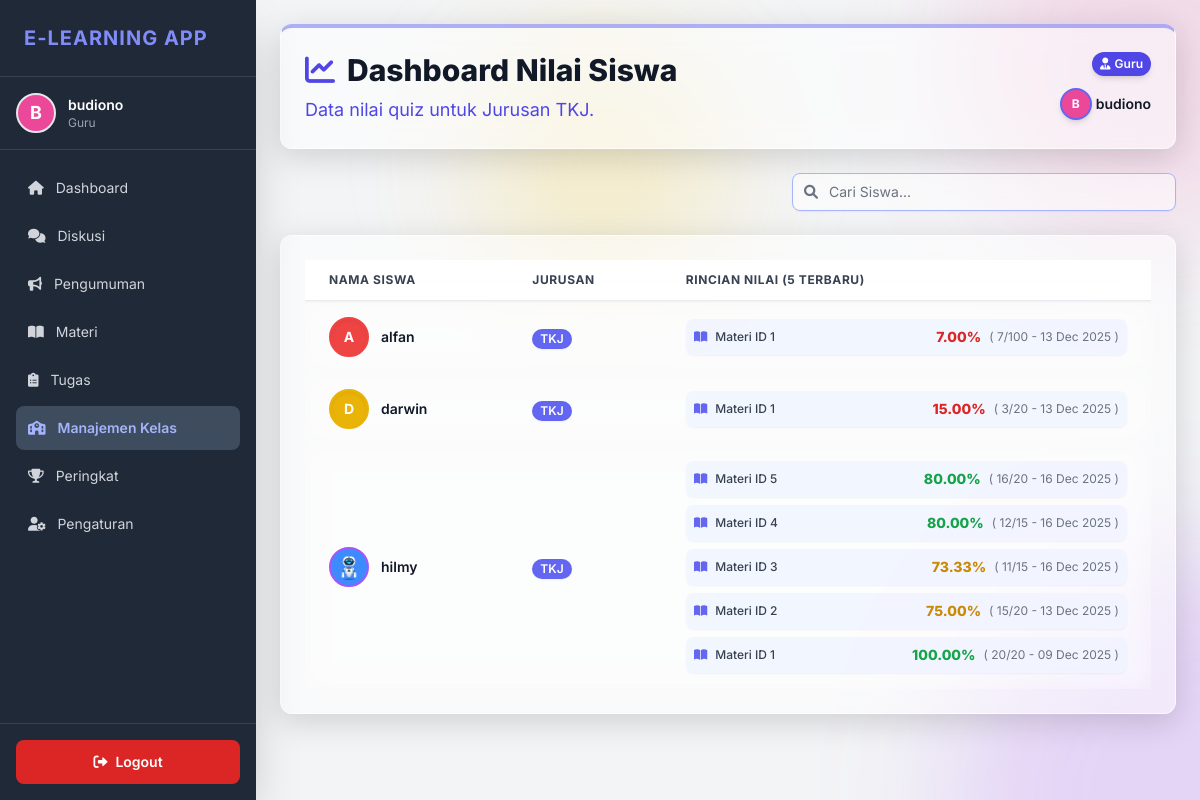
/elearning/public/manajemen_kelas.php (signed in), run on the app's committed database.
### tables this page shows
CREATE TABLE `users` (
  `id` int(11) NOT NULL,
  `nama` varchar(100) NOT NULL,
  `jurusan` enum('RPL','TKJ','Akuntansi','Multimedia','Pemasaran','N/A') NOT NULL,
  `email` varchar(100) NOT NULL,
  `password` varchar(255) NOT NULL,
  `role` enum('siswa','guru') NOT NULL,
  `foto_profil` varchar(255) DEFAULT NULL,
  `token` varchar(100) DEFAULT NULL,
  `is_verified` tinyint(1) DEFAULT 0,
  `created_at` timestamp NOT NULL DEFAULT current_timestamp(),
  `reset_token` varchar(255) DEFAULT NULL,
  `reset_expired` datetime DEFAULT NULL
);

CREATE TABLE `quiz_scores` (
  `id` int(11) NOT NULL,
  `user_id` int(11) NOT NULL,
  `materi_id` int(11) NOT NULL,
  `skor` int(11) NOT NULL,
  `total_soal` int(11) NOT NULL,
  `jurusan` enum('RPL','TKJ','Akuntansi','Multimedia','Pemasaran','N/A') NOT NULL,
  `nilai_persen` decimal(5,2) GENERATED ALWAYS AS (`skor` / `total_soal` * 100) STORED,
  `tanggal_mengerjakan` timestamp NOT NULL DEFAULT current_timestamp()
);

### elearning/public/manajemen_kelas.php (the view, shortened to what the rows shown need)
<?php
require_once __DIR__ . '/../config/db.php';
$user_id = $_SESSION['user_id'];
try {
    $stmt = $pdo->prepare("SELECT * FROM users WHERE id = :id LIMIT 1");
    $stmt->execute(['id' => $user_id]);
    $user = $stmt->fetch(PDO::FETCH_ASSOC);
    $nama      = htmlspecialchars($user['nama'] ?? 'Pengguna');
    $role      = htmlspecialchars($user['role'] ?? 'Tidak Diketahui');
    $jurusan   = htmlspecialchars($user['jurusan'] ?? 'Umum');
    $initial = strtoupper(substr($nama, 0, 1));
    $warna_map = [
        "bg-red-500" => "border-red-500", "bg-yellow-500" => "border-yellow-500",
        "bg-orange-500" => "border-orange-500", "bg-green-500" => "border-green-500",
        "bg-blue-500" => "border-blue-500", "bg-indigo-500" => "border-indigo-500",
        "bg-purple-500" => "border-purple-500", "bg-pink-500" => "border-pink-500"
    ];
    if (!isset($_SESSION['avatar_bg']) || !isset($_SESSION['avatar_border'])) {
        $bg_random = array_rand($warna_map);
    } else {
        $bg_random = $_SESSION['avatar_bg'];
        $border_random = $_SESSION['avatar_border'];
    }
    $foto = !empty($user['foto_profil']) ? "../" . htmlspecialchars($user['foto_profil']) : null;
    function generate_siswa_avatar_color($student_name) {
        $color_classes = ["bg-red-500", "bg-yellow-500", "bg-orange-500", "bg-green-500", "bg-blue-500", "bg-indigo-500", "bg-purple-500", "bg-pink-500"];
        $hash = crc32($student_name);
        $index = $hash % count($color_classes);
        $bg_class = $color_classes[$index];
        return ['bg' => $bg_class, 'border' => str_replace('bg-', 'border-', $bg_class)];
    }
    $jurusan_guru = $user['jurusan'] ?? 'N/A';
    $sql_scores = "SELECT u.nama AS nama_siswa, u.jurusan AS jurusan_siswa, u.foto_profil AS foto_profil_siswa, qs.materi_id, qs.skor, qs.total_soal, qs.nilai_persen, qs.tanggal_mengerjakan FROM quiz_scores qs JOIN users u ON qs.user_id = u.id WHERE qs.jurusan = :jurusan_guru AND u.role = 'siswa' ORDER BY u.nama ASC, qs.tanggal_mengerjakan DESC";
    $stmt_scores = $pdo->prepare($sql_scores);
    $stmt_scores->execute(['jurusan_guru' => $jurusan_guru]);
    $student_scores = $stmt_scores->fetchAll(PDO::FETCH_ASSOC);
    $grouped_scores = [];
    foreach ($student_scores as $score) {
        $siswa_key = $score['nama_siswa'];
        if (!isset($grouped_scores[$siswa_key])) {
            $grouped_scores[$siswa_key] = ['nama' => $score['nama_siswa'], 'jurusan' => $score['jurusan_siswa'], 'foto' => $score['foto_profil_siswa'], 'nilai' => []];
        }
        $grouped_scores[$siswa_key]['nilai'][] = ['materi_id' => $score['materi_id'], 'skor' => $score['skor'], 'total_soal' => $score['total_soal'], 'persen' => number_format($score['nilai_persen'], 2) . '%', 'tanggal' => date('d M Y', strtotime($score['tanggal_mengerjakan']))];
    }
} catch (PDOException $e) {
    $error_message = "Terjadi kesalahan saat memuat data nilai.";
}
?>
<!DOCTYPE html>
<html lang="id">
<head>
    <script src="https://cdn.tailwindcss.com"></script>
    <link href="https://cdnjs.cloudflare.com/ajax/libs/font-awesome/6.0.0-beta3/css/all.min.css" rel="stylesheet">
</head>
<body class="bg-gray-100 min-h-screen font-sans">
    <div class="flex min-h-screen w-full">
        <?php require_once __DIR__ . '/../private/sidebar.php';?>
        <main class="flex-grow px-3 sm:px-4 lg:px-6 pt-16 pb-24 md:pt-6 md:pb-12 md:ml-64 w-full">
            <div class="max-w-7xl mx-auto">
                <header class="mb-5 md:mb-6 bg-white/50 backdrop-blur-[15px] border border-white/70 shadow-[0_8px_32px_0_rgba(0,0,0,0.15)] p-4 md:p-6 rounded-xl border-t-2 md:border-t-4 border-t-indigo-500/50">
                    <div class="flex items-start justify-between">
                        <div>
                            <div class="flex items-center mb-1 md:mb-2">
                                <h1 class="text-xl sm:text-2xl md:text-3xl font-extrabold text-gray-900 flex items-center">
                                    <i class="fas fa-chart-line text-indigo-600 mr-2 md:mr-3 text-2xl md:text-3xl"></i>
                                    Dashboard Nilai Siswa
                                </h1>
                            </div>
                            <p class="mt-1 text-sm sm:text-md md:text-lg text-indigo-600">
                                Data nilai quiz untuk Jurusan <?= htmlspecialchars($jurusan, ENT_QUOTES, 'UTF-8'); ?>.
                            </p>
                        </div>
                        <div class="hidden md:flex flex-col items-end">
                            <div class="text-sm font-medium text-gray-700 flex items-center justify-end">
                                <div class="w-8 h-8 rounded-full border-2 border-indigo-500
                                    <?= htmlspecialchars($bg_random, ENT_QUOTES, 'UTF-8'); ?>
                                    flex items-center justify-center text-white font-bold text-xs shadow-md overflow-hidden">
                                    <?php if ($foto): ?>
                                        <img src="<?= htmlspecialchars($foto, ENT_QUOTES, 'UTF-8'); ?>" alt="Foto" class="w-full h-full object-cover">
                                    <?php else: ?>
                                        <?= htmlspecialchars($initial, ENT_QUOTES, 'UTF-8'); ?>
                                    <?php endif; ?>
                                </div>
                                <span class="ml-1 font-semibold text-gray-900 truncate">
                                    <?= htmlspecialchars($nama, ENT_QUOTES, 'UTF-8'); ?>
                                </span>
                            </div>
                        </div>
                    </div>
                </header>
                <div class="bg-white/50 backdrop-blur-[15px] border border-white/70 shadow-[0_8px_32px_0_rgba(0,0,0,0.15)] overflow-hidden rounded-xl p-0 md:p-6">
                    <?php if (empty($grouped_scores)): ?>
                        <div class="p-10 text-center">
                            <i class="fas fa-exclamation-triangle text-yellow-500 text-5xl mb-4"></i>
                            <h3 class="text-lg font-semibold text-gray-900">
                                Tidak Ada Data Nilai
                            </h3>
                        </div>
                    <?php else: ?>
                        <div class="overflow-x-auto max-h-[70vh] md:max-h-full">
                            <table class="min-w-full divide-y divide-gray-200">
                                <thead class="hidden md:table-header-group sticky top-0 bg-white/90 backdrop-blur-md z-10 shadow-sm">
                                    <tr>
                                        <th class="px-6 py-3 text-left text-xs font-bold text-gray-700 uppercase tracking-wider">Nama Siswa</th>
                                        <th class="px-6 py-3 text-left text-xs font-bold text-gray-700 uppercase tracking-wider">Jurusan</th>
                                        <th class="px-6 py-3 text-left text-xs font-bold text-gray-700 uppercase tracking-wider">Rincian Nilai (5 Terbaru)</th>
                                    </tr>
                                </thead>
                                <tbody id="table-body" class="divide-y divide-gray-200 md:divide-y-0">
                                    <?php foreach ($grouped_scores as $siswa):
                                        $siswa_color = generate_siswa_avatar_color($siswa['nama']);
                                        $siswa_foto = !empty($siswa['foto']) ? "../" . htmlspecialchars($siswa['foto'], ENT_QUOTES, 'UTF-8') : null;
                                    ?>
                                        <tr class="block md:table-row bg-white/60 backdrop-blur-md md:bg-transparent border md:border-none border-white/80 m-3 md:m-0 p-4 md:p-0 rounded-xl md:rounded-none shadow-sm md:shadow-none hover:bg-indigo-50/50 transition duration-150">
                                            <td class="block md:table-cell py-1 md:px-6 md:py-4">
                                                <div class="flex items-center">
                                                    <div class="w-10 h-10 rounded-full border-2
                                                        <?= htmlspecialchars($siswa_color['border'], ENT_QUOTES, 'UTF-8'); ?>
                                                        <?= htmlspecialchars($siswa_color['bg'], ENT_QUOTES, 'UTF-8'); ?>
                                                        flex items-center justify-center text-white font-bold text-sm shadow-inner overflow-hidden">
                                                        <?php if ($siswa_foto): ?>
                                                            <img src="<?= $siswa_foto; ?>" class="w-full h-full object-cover">
                                                        <?php else: ?>
                                                            <?= htmlspecialchars(strtoupper(substr($siswa['nama'], 0, 1)), ENT_QUOTES, 'UTF-8'); ?>
                                                        <?php endif; ?>
                                                    </div>
                                                    <div class="ml-3">
                                                        <div class="text-sm font-semibold text-gray-900">
                                                            <?= htmlspecialchars($siswa['nama'], ENT_QUOTES, 'UTF-8'); ?>
                                                        </div>
                                                    </div>
                                                </div>
                                            </td>
                                            <td class="block md:table-cell py-1 md:px-6 md:py-4">
                                                <span class="px-2 py-0.5 inline-flex text-[0.65rem] md:text-xs font-semibold rounded-full bg-indigo-500 text-white shadow-sm">
                                                    <?= htmlspecialchars($siswa['jurusan'], ENT_QUOTES, 'UTF-8'); ?>
                                                </span>
                                            </td>
                                            <td class="block md:table-cell py-2 md:px-6 md:py-4 border-t border-dashed border-gray-200 mt-2 md:mt-0 md:border-none">
                                                <ul class="space-y-2">
                                                <?php
                                                    $latest_scores = array_slice($siswa['nilai'], 0, 5);
                                                    foreach ($latest_scores as $nilai):
                                                        $raw_persen = htmlspecialchars($nilai['persen'], ENT_QUOTES, 'UTF-8');
                                                        $score_value = (float) str_replace(['%', ','], '', $raw_persen);
                                                        $text_color = ($score_value >= 80)
                                                            ? 'text-green-600'
                                                            : (($score_value >= 60)
                                                                ? 'text-yellow-600'
                                                                : 'text-red-600'
                                                            );
                                                ?>
                                                    <li class="flex flex-col md:flex-row justify-between items-start md:items-center p-2 bg-indigo-50/70 rounded-lg shadow-sm">
                                                        <div class="flex items-center truncate">
                                                            <i class="fas fa-book-open text-indigo-500 mr-2 text-[10px] md:text-xs"></i>
                                                            <span class="font-medium text-gray-700 text-xs">
                                                                Materi ID <?= (int)$nilai['materi_id']; ?>
                                                            </span>
                                                        </div>
                                                        <div class="flex justify-between md:justify-end items-center w-full md:w-auto mt-1 md:mt-0">
                                                            <span class="font-extrabold text-sm <?= $text_color ?> md:mr-2">
                                                                <?= $raw_persen ?>
                                                            </span>
                                                            <span class="text-[10px] md:text-xs text-gray-500">
                                                                (
                                                                <?= (int)$nilai['skor']; ?>/<?= (int)$nilai['total_soal']; ?> -
                                                                <?= htmlspecialchars($nilai['tanggal'], ENT_QUOTES, 'UTF-8'); ?>
                                                                )
                                                            </span>
                                                        </div>
                                                    </li>
                                                <?php endforeach; ?>
                                                </ul>
                                            </td>
                                        </tr>
                                    <?php endforeach; ?>
                                </tbody>
                            </table>
                        </div>
                    <?php endif; ?>
                </div>
            </div>
        </main>
    </div>
</body>
</html>

### elearning/private/sidebar.php (shortened to what the rows shown need)
<aside id="sidebar"
    class="w-64 bg-gray-900/50 backdrop-blur-md text-white flex-shrink-0 flex flex-col shadow-2xl
        fixed inset-y-0 left-0 transform -translate-x-full
        md:bg-gray-800 md:backdrop-blur-none md:translate-x-0 md:flex md:h-screen md:shadow-2xl
        transition duration-300 ease-in-out z-[65]">
    <div class="p-6 border-b border-gray-700">
        <h2 class="text-xl font-bold tracking-wider uppercase text-indigo-400">
            E-Learning App
        </h2>
    </div>
    <div class="p-4 flex items-center border-b border-gray-700">
        <?php if ($foto): ?>
            <img
                src="<?php echo htmlspecialchars($foto, ENT_QUOTES, 'UTF-8'); ?>"
                class="w-10 h-10 rounded-full object-cover border-2"
                alt="Foto Profil"
            >
        <?php else: ?>
            <div class="w-10 h-10 rounded-full flex items-center justify-center text-white text-lg font-bold border-2 <?php echo htmlspecialchars($bg_random, ENT_QUOTES, 'UTF-8'); ?>">
                <?php echo htmlspecialchars($initial, ENT_QUOTES, 'UTF-8'); ?>
            </div>
        <?php endif; ?>
        <div class="ml-3">
            <p class="text-sm font-semibold truncate">
                <?php echo htmlspecialchars($nama, ENT_QUOTES, 'UTF-8'); ?>
            </p>
            <p class="text-xs text-gray-400 capitalize">
                <?php echo htmlspecialchars($role, ENT_QUOTES, 'UTF-8'); ?>
            </p>
        </div>
    </div>
</aside>

### data on the page
users: nama "B", nama "budiono", role "Guru", jurusan "TKJ"
quiz_scores: user.nama "A", user.nama "alfan", user.jurusan "TKJ", materi "1", raw_persen "7.00%", skor "7", total_soal "100", tanggal "13 Dec 2025"
quiz_scores: user.nama "D", user.nama "darwin", user.jurusan "TKJ", materi "1", raw_persen "15.00%", skor "3", total_soal "20", tanggal "13 Dec 2025"
quiz_scores: materi "5", raw_persen "80.00%", skor "16", total_soal "20", tanggal "16 Dec 2025"
quiz_scores: materi "4", raw_persen "80.00%", skor "12", total_soal "15", tanggal "16 Dec 2025"
quiz_scores: materi "3", raw_persen "73.33%", skor "11", total_soal "15", tanggal "16 Dec 2025"
quiz_scores: materi "2", raw_persen "75.00%", skor "15", total_soal "20", tanggal "13 Dec 2025"

### other printed values
$siswa['nama'] "hilmy"
$siswa['jurusan'] "TKJ"
$nilai['materi_id'] "1"
$raw_persen "100.00%"
$nilai['skor'] "20"
$nilai['total_soal'] "20"
$nilai['tanggal'] "09 Dec 2025"
